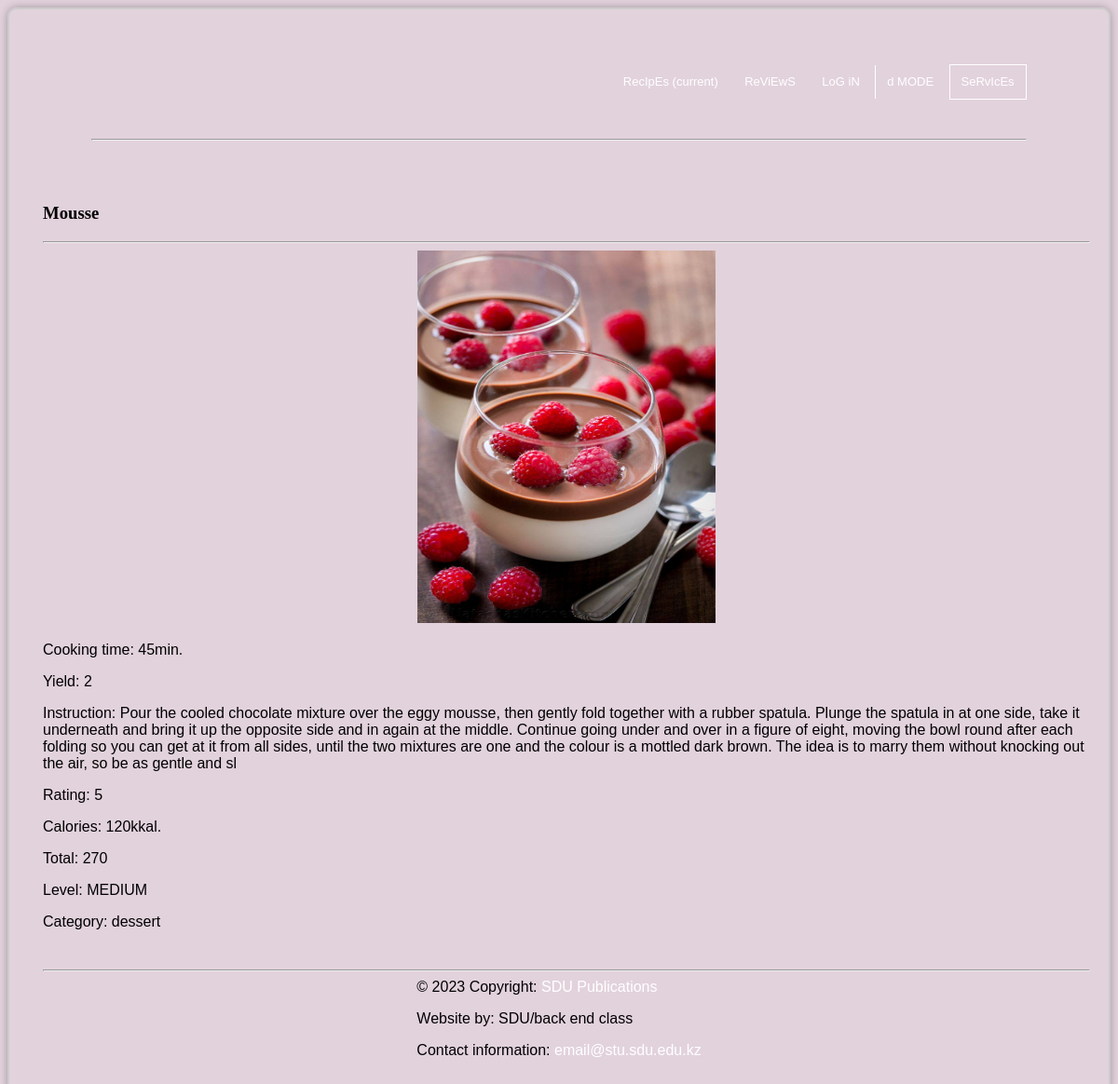
Page /recipe/1/ on the committed database.
### recipes/models.py (models this page shows, shortened)
class Recipes(models.Model):
    name = models.CharField(max_length=50)
    cooking = models.IntegerField()
    crop = models.IntegerField()
    instruction = models.TextField(max_length=500)
    rating = models.IntegerField(default=1)
    calories = models.IntegerField()
    total = models.IntegerField()
    image = models.ImageField(blank=True, upload_to='photo/')
    class difficulty(models.TextChoices):
        EASY = "EASY", "Easy"
        MEDIUM = "MEDIUM", "Medium"
        HARD = "HARD", "Hard"
    level = models.CharField(choices=difficulty.choices, max_length=10)
    category = models.ForeignKey(Category, on_delete=models.CASCADE)

class Category(models.Model):
    name = models.CharField(max_length=50)
    def __str__(self):
        return self.name

### recipes/views.py (the view)
# urls.py: path('recipe/<int:pk>/', recipe_detail, name='recipe_detail'),
def recipe_detail(request, pk):
    if pk is not None:
        recipe = get_object_or_404(Recipes, pk=pk)
    else:
        recipe = None
    reviews = recipe.review_set.all()
    if reviews:
        rating = average_rating([review.rating for review in reviews])
        context = {"recipe": recipe, "rating": rating, "reviews": reviews}
    else:
        context = {"recipe": recipe, "rating": None, "reviews": None}
    return render(request, 'recipes/detail.html', context)

### recipes/templates/recipes/detail.html (shortened to what this page needs)
{% extends 'recipes/main.html' %}
{% block content %}
<div style="padding-left: 1rem;">
   <br>
    <h3>{{recipe.name}}</h3>
    <hr>
  <div class="row g-0">
    <div class="col-md-3" style="align: center;">
      <img style="height: 25rem; width: 20rem;" src="{{ recipe.image.url }}">
    </div>
    <div class="col-md-9">
      <div class="card-body">
          <p class="card-text">Cooking time: {{recipe.cooking}}min.</p>
          <p class="card-text">Yield: {{recipe.crop}}</p>
          <p class="card-text">Instruction: {{recipe.instruction}}</p>
          <p class="card-text">Rating: {{recipe.rating}}</p>
          <p class="card-text">Calories: {{recipe.calories}}kkal.</p>
          <p class="card-text">Total: {{recipe.total}}</p>
          <p class="card-text">Level: {{recipe.level}}</p>
          <p class="card-text">Category: {{recipe.category}}</p>
      <br>
      </div>
    </div>
  </div>
{% if not reviews %}
            <hr style="background-color:white">
      {% endif %}
</div>
{% endblock %}

### static/main.css (style rules this page uses)
body { font-family: 'Source Sans Pro', sans-serif; background-color: #e2d2dc }
h1, h2, h3, h4, h5, h6 { font-family: 'Libre Baskerville', serif; color: black; }
.row { display: flex; flex-wrap: wrap; align-items: center; justify-content: center; }

### rows in the picture
Recipes: name "Mousse", image (picture), cooking "45", crop "2", instruction "Pour the cooled chocolate mixture over the eggy mousse, then gently fold together with a rubber spatula. Plunge the spatula in at one side, take it underneath and bring it up the opposite side and in again at the middle. Continue going under and over in a figure of eight, moving the bowl round after each folding so you can get at it from all sides, until the two mixtures are one and the colour is a mottled dark brown. The idea is to marry them without knocking out the air, so be as gentle and sl", rating "5", calories "120", total "270", level "MEDIUM", category "dessert"
